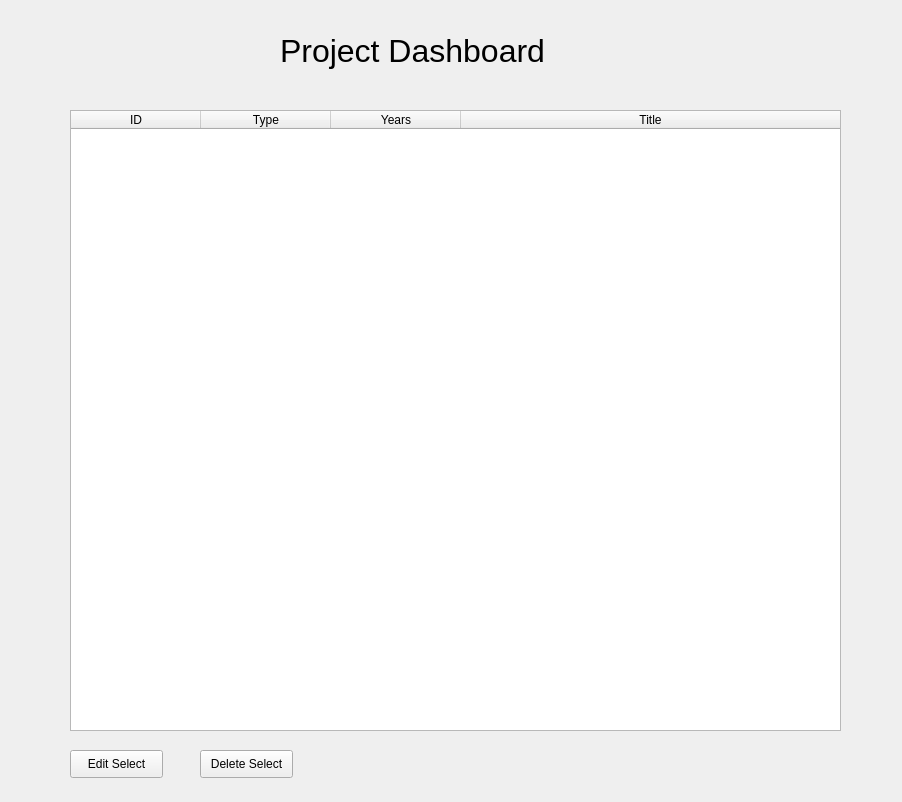
<?xml version="1.0" encoding="UTF-8"?>
<ui version="4.0">
 <class>Form</class>
 <widget class="QWidget" name="Form">
  <property name="geometry">
   <rect>
    <x>0</x>
    <y>0</y>
    <width>902</width>
    <height>802</height>
   </rect>
  </property>
  <property name="windowTitle">
   <string>Form</string>
  </property>
  <widget class="QLabel" name="label">
   <property name="geometry">
    <rect>
     <x>280</x>
     <y>10</y>
     <width>391</width>
     <height>81</height>
    </rect>
   </property>
   <property name="font">
    <font>
     <pointsize>24</pointsize>
    </font>
   </property>
   <property name="text">
    <string>Project Dashboard</string>
   </property>
  </widget>
  <widget class="QTableWidget" name="project_data_dashboard">
   <property name="geometry">
    <rect>
     <x>70</x>
     <y>110</y>
     <width>771</width>
     <height>621</height>
    </rect>
   </property>
   <property name="sizeAdjustPolicy">
    <enum>QAbstractScrollArea::AdjustToContents</enum>
   </property>
   <property name="editTriggers">
    <set>QAbstractItemView::NoEditTriggers</set>
   </property>
   <property name="selectionMode">
    <enum>QAbstractItemView::SingleSelection</enum>
   </property>
   <property name="selectionBehavior">
    <enum>QAbstractItemView::SelectRows</enum>
   </property>
   <property name="textElideMode">
    <enum>Qt::ElideRight</enum>
   </property>
   <attribute name="horizontalHeaderCascadingSectionResizes">
    <bool>false</bool>
   </attribute>
   <attribute name="horizontalHeaderDefaultSectionSize">
    <number>130</number>
   </attribute>
   <attribute name="horizontalHeaderHighlightSections">
    <bool>true</bool>
   </attribute>
   <attribute name="horizontalHeaderMinimumSectionSize">
    <number>45</number>
   </attribute>
   <attribute name="horizontalHeaderShowSortIndicator" stdset="0">
    <bool>false</bool>
   </attribute>
   <attribute name="horizontalHeaderStretchLastSection">
    <bool>true</bool>
   </attribute>
   <attribute name="verticalHeaderVisible">
    <bool>false</bool>
   </attribute>
   <attribute name="verticalHeaderCascadingSectionResizes">
    <bool>false</bool>
   </attribute>
   <attribute name="verticalHeaderDefaultSectionSize">
    <number>30</number>
   </attribute>
   <attribute name="verticalHeaderHighlightSections">
    <bool>true</bool>
   </attribute>
   <attribute name="verticalHeaderStretchLastSection">
    <bool>false</bool>
   </attribute>
   <column>
    <property name="text">
     <string>ID</string>
    </property>
   </column>
   <column>
    <property name="text">
     <string>Type</string>
    </property>
   </column>
   <column>
    <property name="text">
     <string>Years</string>
    </property>
   </column>
   <column>
    <property name="text">
     <string>Title</string>
    </property>
   </column>
  </widget>
  <widget class="QPushButton" name="edit_btn">
   <property name="geometry">
    <rect>
     <x>70</x>
     <y>750</y>
     <width>93</width>
     <height>28</height>
    </rect>
   </property>
   <property name="text">
    <string>Edit Select</string>
   </property>
  </widget>
  <widget class="QPushButton" name="delete_btn">
   <property name="geometry">
    <rect>
     <x>200</x>
     <y>750</y>
     <width>93</width>
     <height>28</height>
    </rect>
   </property>
   <property name="text">
    <string>Delete Select</string>
   </property>
  </widget>
 </widget>
 <resources/>
 <connections/>
</ui>
